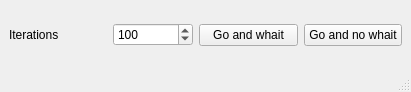
<?xml version="1.0" encoding="UTF-8"?>
<ui version="4.0">
 <class>MainWindow</class>
 <widget class="QMainWindow" name="MainWindow">
  <property name="geometry">
   <rect>
    <x>0</x>
    <y>0</y>
    <width>411</width>
    <height>92</height>
   </rect>
  </property>
  <property name="sizePolicy">
   <sizepolicy hsizetype="Fixed" vsizetype="Fixed">
    <horstretch>0</horstretch>
    <verstretch>0</verstretch>
   </sizepolicy>
  </property>
  <property name="windowTitle">
   <string>MainWindow</string>
  </property>
  <widget class="QWidget" name="centralwidget">
   <layout class="QHBoxLayout" name="horizontalLayout">
    <item>
     <widget class="QLabel" name="label">
      <property name="sizePolicy">
       <sizepolicy hsizetype="Preferred" vsizetype="Expanding">
        <horstretch>0</horstretch>
        <verstretch>0</verstretch>
       </sizepolicy>
      </property>
      <property name="maximumSize">
       <size>
        <width>16777215</width>
        <height>100</height>
       </size>
      </property>
      <property name="text">
       <string>Iterations</string>
      </property>
     </widget>
    </item>
    <item>
     <widget class="QSpinBox" name="spinBox">
      <property name="maximumSize">
       <size>
        <width>80</width>
        <height>16777215</height>
       </size>
      </property>
      <property name="maximum">
       <number>200000</number>
      </property>
      <property name="value">
       <number>100</number>
      </property>
     </widget>
    </item>
    <item>
     <widget class="QPushButton" name="pushButton_whait">
      <property name="text">
       <string>Go and whait</string>
      </property>
     </widget>
    </item>
    <item>
     <widget class="QPushButton" name="pushButton_nowhait">
      <property name="text">
       <string>Go and no whait</string>
      </property>
     </widget>
    </item>
   </layout>
  </widget>
  <widget class="QMenuBar" name="menubar">
   <property name="geometry">
    <rect>
     <x>0</x>
     <y>0</y>
     <width>411</width>
     <height>25</height>
    </rect>
   </property>
  </widget>
  <widget class="QStatusBar" name="statusbar"/>
 </widget>
 <resources/>
 <connections/>
</ui>
